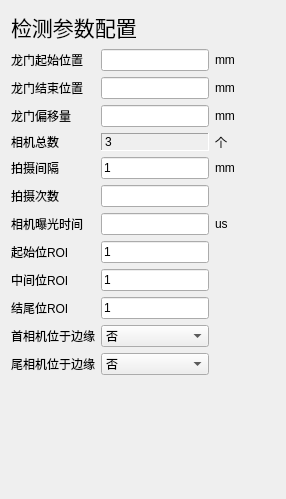
       <widget class="QWidget" name="page_2">
        <layout class="QVBoxLayout" name="verticalLayout_4">
         <item>
          <widget class="QLabel" name="label_8">
           <property name="text">
            <string>&lt;html&gt;&lt;head/&gt;&lt;body&gt;&lt;p&gt;&lt;span style=&quot; font-size:16pt;&quot;&gt;检测参数配置&lt;/span&gt;&lt;/p&gt;&lt;/body&gt;&lt;/html&gt;</string>
           </property>
          </widget>
         </item>
         <item>
          <layout class="QHBoxLayout" name="horizontalLayout_4">
           <item>
            <layout class="QGridLayout" name="gridLayout_3">
             <item row="0" column="0">
              <widget class="QLabel" name="label_9">
               <property name="text">
                <string>龙门起始位置</string>
               </property>
              </widget>
             </item>
             <item row="2" column="2">
              <widget class="QLabel" name="label_61">
               <property name="text">
                <string>mm</string>
               </property>
              </widget>
             </item>
             <item row="1" column="1">
              <widget class="QLineEdit" name="lineEdit_stopPos"/>
             </item>
             <item row="2" column="1">
              <widget class="QLineEdit" name="lineEdit_l_shift"/>
             </item>
             <item row="2" column="0">
              <widget class="QLabel" name="label_17">
               <property name="text">
                <string>龙门偏移量</string>
               </property>
              </widget>
             </item>
             <item row="5" column="0">
              <widget class="QLabel" name="label_2">
               <property name="text">
                <string>拍摄次数</string>
               </property>
              </widget>
             </item>
             <item row="6" column="0">
              <widget class="QLabel" name="label_63">
               <property name="text">
                <string>相机曝光时间</string>
               </property>
              </widget>
             </item>
             <item row="4" column="1">
              <widget class="QLineEdit" name="lineEdit_camera_shot_interval">
               <property name="text">
                <string>1</string>
               </property>
              </widget>
             </item>
             <item row="11" column="0">
              <widget class="QLabel" name="label_65">
               <property name="text">
                <string>尾相机位于边缘</string>
               </property>
              </widget>
             </item>
             <item row="3" column="2">
              <widget class="QLabel" name="label_12">
               <property name="text">
                <string>个</string>
               </property>
              </widget>
             </item>
             <item row="5" column="1">
              <widget class="QLineEdit" name="lineEdit_camera_shot_times"/>
             </item>
             <item row="6" column="2">
              <widget class="QLabel" name="label_64">
               <property name="text">
                <string>us</string>
               </property>
              </widget>
             </item>
             <item row="0" column="1">
              <widget class="QLineEdit" name="lineEdit_startPos"/>
             </item>
             <item row="8" column="0">
              <widget class="QLabel" name="label_59">
               <property name="text">
                <string>中间位ROI</string>
               </property>
              </widget>
             </item>
             <item row="7" column="0">
              <widget class="QLabel" name="label_6">
               <property name="text">
                <string>起始位ROI</string>
               </property>
              </widget>
             </item>
             <item row="4" column="0">
              <widget class="QLabel" name="label_19">
               <property name="text">
                <string>拍摄间隔</string>
               </property>
              </widget>
             </item>
             <item row="7" column="1">
              <widget class="QLineEdit" name="lineEdit_ROI_start">
               <property name="text">
                <string>1</string>
               </property>
              </widget>
             </item>
             <item row="0" column="2">
              <widget class="QLabel" name="label_10">
               <property name="text">
                <string>mm</string>
               </property>
              </widget>
             </item>
             <item row="1" column="0">
              <widget class="QLabel" name="label_57">
               <property name="text">
                <string>龙门结束位置</string>
               </property>
              </widget>
             </item>
             <item row="1" column="2">
              <widget class="QLabel" name="label_58">
               <property name="text">
                <string>mm</string>
               </property>
              </widget>
             </item>
             <item row="8" column="1">
              <widget class="QLineEdit" name="lineEdit_ROI_middle">
               <property name="text">
                <string>1</string>
               </property>
              </widget>
             </item>
             <item row="3" column="1">
              <widget class="QLabel" name="lab_camera_num">
               <property name="frameShape">
                <enum>QFrame::Panel</enum>
               </property>
               <property name="frameShadow">
                <enum>QFrame::Sunken</enum>
               </property>
               <property name="text">
                <string>3</string>
               </property>
              </widget>
             </item>
             <item row="9" column="1">
              <widget class="QLineEdit" name="lineEdit_ROI_last">
               <property name="text">
                <string>1</string>
               </property>
              </widget>
             </item>
             <item row="3" column="0">
              <widget class="QLabel" name="label_11">
               <property name="text">
                <string>相机总数</string>
               </property>
              </widget>
             </item>
             <item row="4" column="2">
              <widget class="QLabel" name="label">
               <property name="text">
                <string>mm</string>
               </property>
              </widget>
             </item>
             <item row="6" column="1">
              <widget class="QLineEdit" name="lineEdit_camera_exposure_time"/>
             </item>
             <item row="11" column="1">
              <widget class="QComboBox" name="comboBox_last">
               <item>
                <property name="text">
                 <string>否</string>
                </property>
               </item>
               <item>
                <property name="text">
                 <string>是</string>
                </property>
               </item>
              </widget>
             </item>
             <item row="9" column="0">
              <widget class="QLabel" name="label_60">
               <property name="text">
                <string>结尾位ROI</string>
               </property>
              </widget>
             </item>
             <item row="10" column="0">
              <widget class="QLabel" name="label_66">
               <property name="text">
                <string>首相机位于边缘</string>
               </property>
              </widget>
             </item>
             <item row="10" column="1">
              <widget class="QComboBox" name="comboBox_first">
               <item>
                <property name="text">
                 <string>否</string>
                </property>
               </item>
               <item>
                <property name="text">
                 <string>是</string>
                </property>
               </item>
              </widget>
             </item>
            </layout>
           </item>
           <item>
            <spacer name="horizontalSpacer_3">
             <property name="orientation">
              <enum>Qt::Horizontal</enum>
             </property>
             <property name="sizeHint" stdset="0">
              <size>
               <width>40</width>
               <height>20</height>
              </size>
             </property>
            </spacer>
           </item>
          </layout>
         </item>
         <item>
          <spacer name="verticalSpacer_4">
           <property name="orientation">
            <enum>Qt::Vertical</enum>
           </property>
           <property name="sizeHint" stdset="0">
            <size>
             <width>20</width>
             <height>113</height>
            </size>
           </property>
          </spacer>
         </item>
        </layout>
       </widget>
